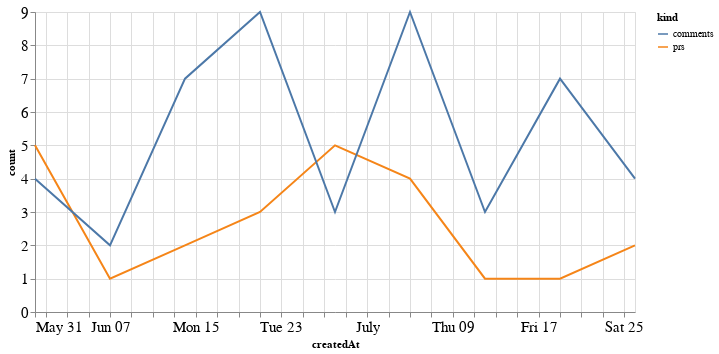

The cell this chart's notebook holds for it:
### Code cell
alt.Chart(total_time, width=600).mark_line().encode(
    x='createdAt',
    y='count',
    color='kind'
)

### Figure 1 — Vega-Lite specification as saved in the notebook (floating-point values rounded to 4 significant figures)
{"config": {"axisLeft": {"labelFontSize": 15}, "axisBottom": {"labelFontSize": 15}}, "data": {"name": "data-43b8ad3fff54add54657e8e36419eb68"}, "mark": "line", "encoding": {"color": {"type": "nominal", "field": "kind"}, "x": {"type": "temporal", "field": "createdAt"}, "y": {"type": "quantitative", "field": "count"}}, "width": 600, "$schema": "https://vega.github.io/schema/vega-lite/v4.8.1.json", "datasets": {"data-43b8ad3fff54add54657e8e36419eb68": [{"createdAt": "2020-05-31T00:00:00", "kind": "prs", "count": 5}, {"createdAt": "2020-06-07T00:00:00", "kind": "prs", "count": 1}, {"createdAt": "2020-06-14T00:00:00", "kind": "prs", "count": 2}, {"createdAt": "2020-06-21T00:00:00", "kind": "prs", "count": 3}, {"createdAt": "2020-06-28T00:00:00", "kind": "prs", "count": 5}, {"createdAt": "2020-07-05T00:00:00", "kind": "prs", "count": 4}, {"createdAt": "2020-07-12T00:00:00", "kind": "prs", "count": 1}, {"createdAt": "2020-07-19T00:00:00", "kind": "prs", "count": 1}, {"createdAt": "2020-07-26T00:00:00", "kind": "prs", "count": 2}, {"createdAt": "2020-05-31T00:00:00", "kind": "comments", "count": 4}, {"createdAt": "2020-06-07T00:00:00", "kind": "comments", "count": 2}, {"createdAt": "2020-06-14T00:00:00", "kind": "comments", "count": 7}, {"createdAt": "2020-06-21T00:00:00", "kind": "comments", "count": 9}, {"createdAt": "2020-06-28T00:00:00", "kind": "comments", "count": 3}, {"createdAt": "2020-07-05T00:00:00", "kind": "comments", "count": 9}, {"createdAt": "2020-07-12T00:00:00", "kind": "comments", "count": 3}, {"createdAt": "2020-07-19T00:00:00", "kind": "comments", "count": 7}, {"createdAt": "2020-07-26T00:00:00", "kind": "comments", "count": 4}]}}
